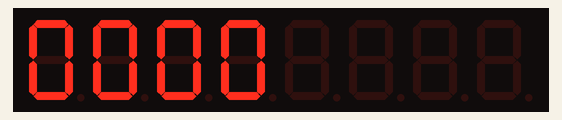
This sketch was run on a simulated Arduino Uno, built with avr-gcc and run on an emulated ATmega328P. Parts: 8-digit seven-segment display. Wiring (inferred from the names in the program): TM1638 display and keys: STB pin 7; clock pin 9; DIO pin 8.

Above: at 0.1 s.
At 5.6 s:
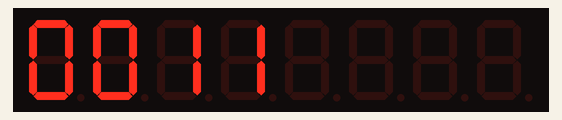
At 10.1 s:
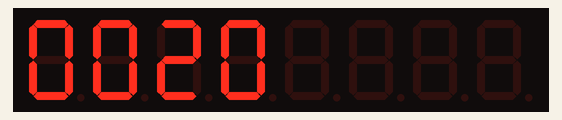
At 19.6 s:
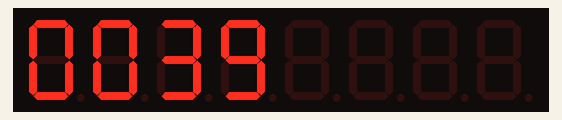
At 29.1 s:
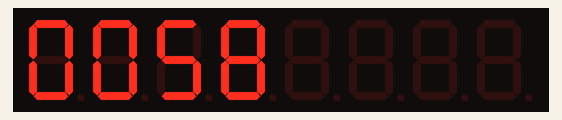
At 39.1 s:
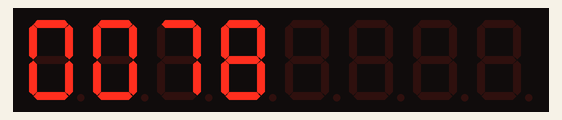

The sketch:

_30_SegmentDisplayModule.ino
```cpp
/***********************************************************
File name: _30_SegmentDisplayModule.ino
Description:Cumulative figures(number) from 0-9999 on the
            segment display module.
Website: www.adeept.com
E-mail: support@adeept.com
Author: Tom
Date: 2016/06/16
***********************************************************/
const int stbPin = 7;  //the segment display module STB pin connected to digital pin 7
const int clkPin = 9;  //the segment display module CLK pin connected to digital pin 9
const int dioPin = 8;  //the segment display module DIO pin connected to digital pin 8
int tump=0;            //segment display value
void sendCommand(uint8_t value)
{
   digitalWrite(stbPin, LOW);                   //pin low.  To begin receiving data
   shiftOut(dioPin, clkPin, LSBFIRST, value);   //send data(value) to the segment display module
   digitalWrite(stbPin, HIGH);                  //pin high.  Stop receiving data
}
void setup()
{
   pinMode(stbPin, OUTPUT); //initialize the stbPin as an output
   pinMode(clkPin, OUTPUT); //initialize the clkPin as an output
   pinMode(dioPin, OUTPUT); //initialize the dioPin as an output
   sendCommand(0x8f);       //activate
}
void loop()
{
   number();        //show numbers on the segment display module
   tump++;          //cumulative numbers
   if(tump>9999){   //digital display limit 0-9999
    tump=0;
   }
   delay(500);      //delay 0.5s
}
bool number()
{                       /*0*/ /*1*/ /*2*/ /*3*/ /*4*/ /*5*/ /*6*/ /*7*/ /*8*/ /*9*/
   uint8_t digits[] = { 0x3f, 0x06, 0x5b, 0x4f, 0x66, 0x6d, 0x7d, 0x07, 0x7f, 0x6f };
                        /*H*/ /*E*/ /*L*/ /*L*/ /*O*/ /*.*/ /*.*/ /*.*/ /* */ /* */
// uint8_t digits[] = { 0x76, 0x79, 0x38, 0x38, 0x3f, 0x80, 0x80, 0x80, 0x00, 0x00 };
   sendCommand(0x40);                                       //setting the Write Data Command,using automatic address genuine.
   digitalWrite(stbPin, LOW);                               //pin low.  To begin receiving data
   shiftOut(dioPin, clkPin, LSBFIRST, 0xc0);                //Set the start address 0C0H
   shiftOut(dioPin, clkPin, LSBFIRST, digits[tump/1000%10]);//thousand data
   shiftOut(dioPin, clkPin, LSBFIRST, 0x00);                //filling high 8-bit data
   shiftOut(dioPin, clkPin, LSBFIRST, digits[tump/100%10]); //hundred data
   shiftOut(dioPin, clkPin, LSBFIRST, 0x00);                //filling high 8-bit data
   shiftOut(dioPin, clkPin, LSBFIRST, digits[tump/10%10]);  //ten data
   shiftOut(dioPin, clkPin, LSBFIRST, 0x00);                //filling high 8-bit data
   shiftOut(dioPin, clkPin, LSBFIRST, digits[tump%10]);     //bit data
   shiftOut(dioPin, clkPin, LSBFIRST, 0x00);                //filling high 8-bit data
   digitalWrite(stbPin, HIGH);                              //pin high.  Stop receiving data
   return 0;
 }
```

Measured:
- what the display in image 1 shows lasts 0.5 s, from 5.5 s to 6.0 s
